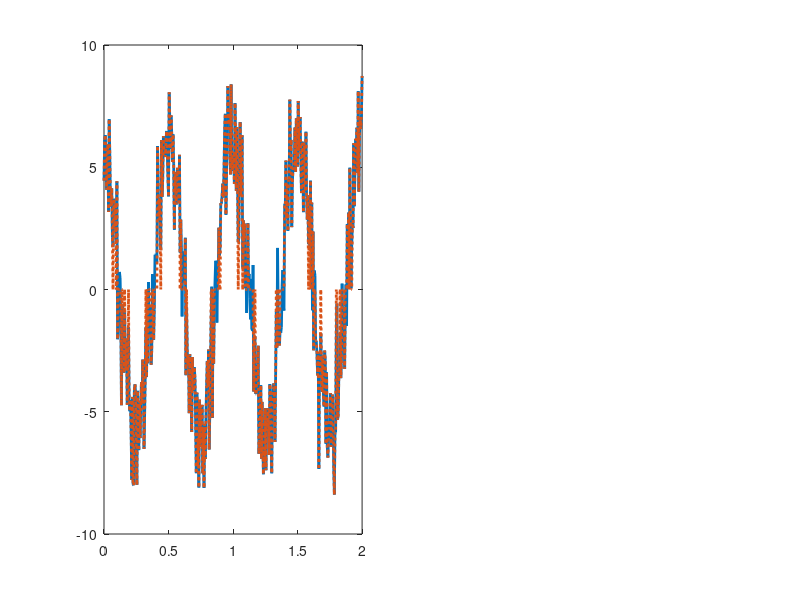

This chart was generated by the following MATLAB code: (Note: this script raises an error after producing the figure.)
t = 0:0.005:2;
A = 6;
f = 2;
sigma = 1.5;
U1 = 4;
U2 = 2;

n = sigma * randn(size(t));
s = A * cos(2*pi*f*t) + n;

filtered = s;
filtered(abs(filtered) < U2) = 0;

figure

subplot(1,2,1)

plot(t, s, '-', 'LineWidth', 2)
hold on

plot(t, filtered, ':', 'LineWidth', 2)

yline(U1, '--')
yline(U2, '--m')

title('Original and Filtered Signals')
xlabel('Time (s)')
ylabel('Voltage (V)')

legend('Original signal', 'Filtered signal', 'U1', 'U2', ...
    'Location', 'northeast')

grid on
hold off


subplot(1,2,2)

idx = s > U1;

selectedTimes = t(idx);
selectedValues = s(idx);

stem(selectedTimes, selectedValues)
hold on

[maxValue, maxIndex] = max(selectedValues);
[minValue, minIndex] = min(selectedValues);

plot(selectedTimes(maxIndex), maxValue, ...
    'go', 'MarkerSize', 9, 'LineWidth', 1.5)

plot(selectedTimes(minIndex), minValue, ...
    'o', 'MarkerSize', 9, 'LineWidth', 1.5)

title('Signal Values Above U1')
xlabel('Time (s)')
ylabel('Voltage (V)')

legend('Values above U1', 'Maximum', 'Minimum', ...
    'Location', 'northeast')

grid on
hold off
